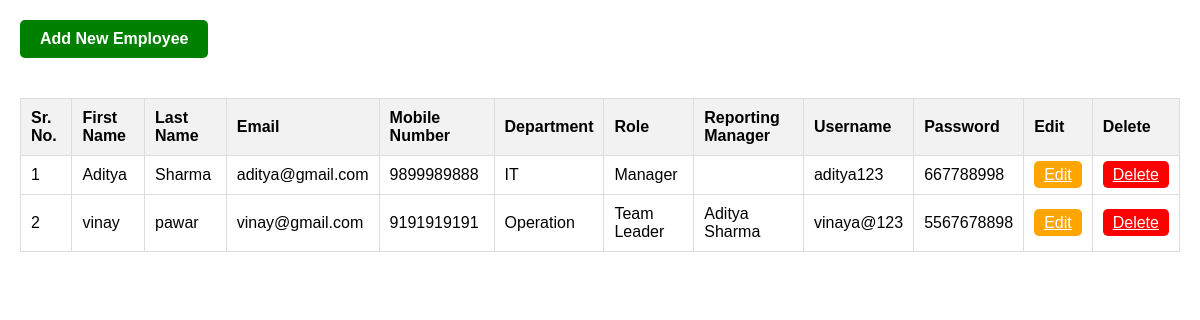
The page / on the database its author committed.
### employee/models.py (models this page shows, shortened)
class User(models.Model):
    first_name = models.CharField(max_length=100)
    last_name = models.CharField(max_length=100)
    Email = models.EmailField()
    Mobile_Number= models.CharField(max_length=15)
    select_role = models.ForeignKey(Role, on_delete=models.SET_NULL, null=True)
    select_dept = models.ForeignKey(Department, on_delete=models.SET_NULL, null=True)
    Allcate_Reporting_Manager = models.ForeignKey('self', on_delete=models.SET_NULL, null=True, blank=True, related_name='employees')
    Date_of_joining = models.DateField()
    username = models.CharField(max_length=100)
    Set_password = models.CharField(max_length=100)
    created_at = models.DateTimeField(auto_now_add=True)
    updated_at = models.DateTimeField(auto_now=True)

class Department(models.Model):
    name = models.CharField(max_length=100)

class Role(models.Model):
    name = models.CharField(max_length=100)

### employee/views.py (the view)
# urls.py: path('', views.dashboard, name='dashboard'),
def dashboard(request):
    users = User.objects.all()
    return render(request, 'dashboard.html', {'users': users})

### employee/templates/dashboard.html (shortened to what this page needs)
<!DOCTYPE html>
<html lang="en">
<head>
</head>
<body>
<a href="{% url 'add_user' %}" class="add-employee-button">Add New Employee</a>
<table>
    <thead>
        <tr>
            <th>Sr. No.</th>
            <th>First Name</th>
            <th>Last Name</th>
            <th>Email</th>
            <th>Mobile Number</th>
            <th>Department</th>
            <th>Role</th>
            <th>Reporting Manager</th>
            <th>Username</th>
            <th>Password</th>
            <th>Edit</th>
            <th>Delete</th>
        </tr>
    </thead>
    <tbody>
        {% for user in users %}
        <tr>
            <td>{{ forloop.counter }}</td>
            <td>{{ user.first_name }}</td>
            <td>{{ user.last_name }}</td>
            <td>{{ user.Email }}</td>
            <td>{{ user.Mobile_Number }}</td>
            <td>{{ user.select_dept.name }}</td>
            <td>{{ user.select_role.name }}</td>
            <td>{{ user.Allcate_Reporting_Manager.first_name }} {{ user.Allcate_Reporting_Manager.last_name }}</td>
            <td>{{ user.username }}</td>
            <td>{{ user.Set_password }}</td>
            <td>
                <a href="{% url 'update_user' user.id %}" class="edit-button">Edit</a>
            </td>
            <td>
                <a href="{% url 'delete_user' user.id %}" class="delete-button">Delete</a>
            </td>
        </tr>
        {% endfor %}
    </tbody>
</table>
</body>
</html>

### employee/templates/dashboard.html (style rules this page uses)
body { font-family: Arial, sans-serif; margin: 0; padding: 20px; }
table { width: 100%; border-collapse: collapse; margin-top: 20px; }
th, td { padding: 10px; text-align: left; border: 1px solid #ddd; }
th { background-color: #f2f2f2; }
.add-employee-button { background-color: green; color: white; padding: 10px 20px; border-radius: 5px; text-decoration: none; font-weight: bold; display: inline-block; margin-bottom: 20px; }
.edit-button { background-color: orange; color: white; padding: 5px 10px; border-radius: 5px; }
.delete-button { background-color: red; color: white; padding: 5px 10px; border-radius: 5px; }

### rows shown on the page
User: first_name "Aditya", last_name "Sharma", Email "aditya@gmail.com", Mobile_Number "9899989888", select_dept.name "IT", select_role.name "Manager", username "aditya123", Set_password "667788998"
User: first_name "vinay", last_name "pawar", Email "vinay@gmail.com", Mobile_Number "9191919191", select_dept.name "Operation", select_role.name "Team Leader", Allcate_Reporting_Manager.first_name "Aditya", Allcate_Reporting_Manager.last_name "Sharma", username "vinaya@123", Set_password "5567678898"
